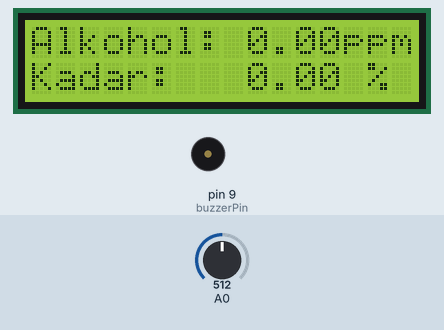
This sketch was run on a simulated Arduino Uno, built with avr-gcc and run on an emulated ATmega328P. Shown: 16×2 character LCD, buzzer (waves = sounding). The inputs (shaded band) are chosen by the test bench; at power-on: A0 = 512. What the sketch prints to the serial monitor is not drawn.

Above: at 1.2 s.
1.3 s: A0 set to 550
3.3 s: A0 set to 579
At 5.1 s:
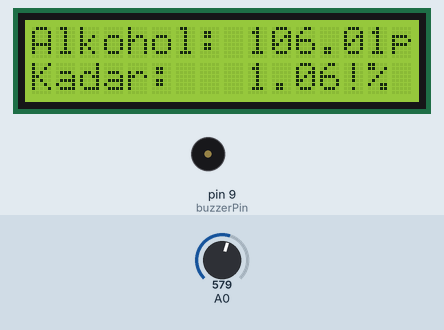
7.4 s: A0 set to 1005
At 8.66 s:
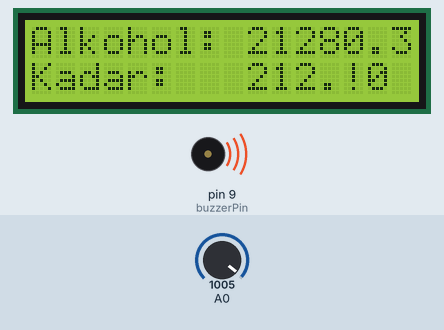
10.4 s: A0 set to 1023
At 11.4 s:
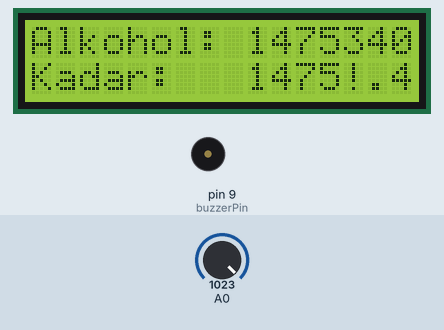
12.4 s: A0 set to 511
At 14.0 s:
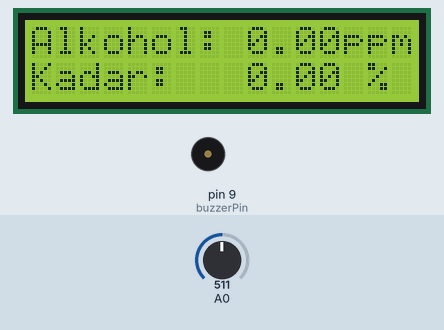
Timing chart, 0 to 15.0 s (numbered marks = the images above; inputs shaded):
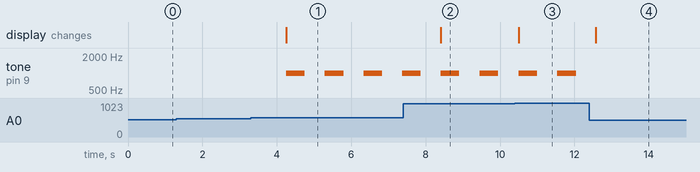

Measured:
- the behaviour switches between 568 and 569 on A0 (found by bisection; images 0 and 1)
- after the input at 1.3 s, every drawn part: stays the same
- after the input at 3.3 s, tone on pin 9 (buzzerPin): alternates 1000 Hz for 0.50 s and silent for 0.54 s, starting after 0.96 s; the display: changes after 0.96 s (image 1)
- after the input at 7.4 s, the display: changes after 1.0 s (image 2)
- after the input at 10.4 s, the display: changes after 0.10 s (image 3)
- after the input at 12.4 s, tone on pin 9 (buzzerPin): stops changing and stays silent; the display: changes after 0.18 s (image 4)

The sketch:

program.ino
```cpp
#include <Wire.h>
#include <LiquidCrystal_I2C.h>

float sensor_volt;
float RS_gas;
float R0;
float ratio;
float ppm;
float percent;
int R2 = 2000;
const int buzzerPin = 9;  // Pin digital untuk buzzer
const float detectionThreshold = 0.01; // Threshold for detection
unsigned long startTime = 0;  // Variabel untuk menyimpan waktu mulai

// Inisialisasi LCD dengan alamat I2C 0x27, 16 karakter lebar dan 2 baris
LiquidCrystal_I2C lcd(0x27, 16, 2);

void setup()
{
    Serial.begin(9600);
    pinMode(buzzerPin, OUTPUT);  // Mengatur pin buzzer sebagai output
    digitalWrite(buzzerPin, LOW);  // Memastikan buzzer mati saat awal

    lcd.init();  // Use init() instead of begin()

    // Turn on the backlight
    lcd.backlight();

    // Print a message to the LCD.
    lcd.setCursor(0, 0); // Set the cursor to column 0, line 0
    lcd.print("Pendeteksi");
    lcd.setCursor(0, 1); // Set the cursor to column 0, line 1
    lcd.print("Kadar Alkohol");
}

void loop() {
    int sensorValue = analogRead(A0);
    sensor_volt = (float)sensorValue / 1024 * 5.0;
    RS_gas = ((5.0 * R2) / sensor_volt) - R2;

    //-Ganti nilai R0 dengan nilai R0 dalam pengujian Anda-/
    R0 = 16000;
    ratio = RS_gas / R0;  // rasio = RS/R0
    double x = 0.4 * ratio;
    ppm = pow(x, -1.431);  // Konsentrasi dalam ppm

    percent = ppm / 10000;  // Konversi ppm ke persen

    // Set ppm dan percent ke 0 jika tidak ada alkohol terdeteksi
    if (percent < detectionThreshold) {
        ppm = 0;
        percent = 0;
    }

    Serial.print("Alkohol Dalam (ppm) = ");
    Serial.print(ppm);  // Tampilkan dalam ppm
    Serial.print(" ppm");

    Serial.print("Persentasi Alkohol = ");
    Serial.print(percent);  // Tampilkan dalam persen
    Serial.print(" %\n\n");

    // Tampilkan hasil pada LCD
    lcd.clear();
    lcd.setCursor(0, 0);  // Baris pertama
    lcd.print("Alkohol:");
    lcd.setCursor(9, 0);  // Menempatkan nilai ppm di posisi ke-9
    lcd.print(ppm);
    lcd.print("ppm");

    // Tampilkan persentasi alkohol pada LCD
    lcd.setCursor(0, 1);  // Baris kedua
    lcd.print("Kadar:");
    lcd.setCursor(9, 1);  // Menempatkan nilai persen di posisi ke-9
    lcd.print(percent * 100);
    lcd.print(" %");

    // Jika terdeteksi adanya alkohol, buzzer akan berbunyi
    if (percent > detectionThreshold) {
        // Anda bisa mengatur ambang batas sesuai kebutuhan
        tone(buzzerPin, 1000, 500);  // Menghasilkan nada 1000Hz selama 500ms
        lcd.setCursor(13, 1);  // Pindahkan kursor ke posisi setelah persen
        lcd.print("!");  // Tampilkan peringatan
    } else {
        noTone(buzzerPin);  // Mematikan nada pada buzzer
    }

    delay(1000);  // Menunggu 1 detik sebelum pengukuran berikutnya
}
```
